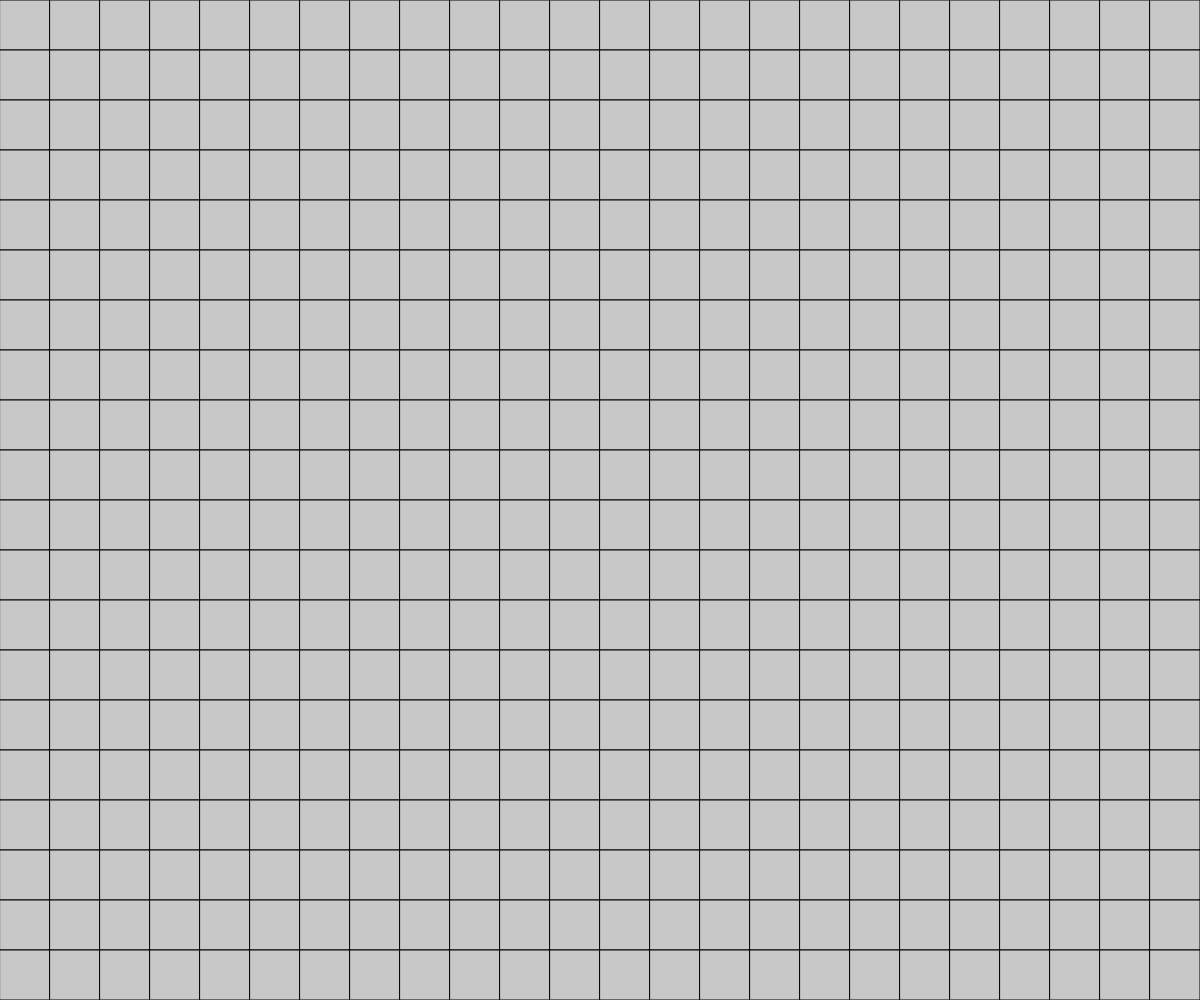
Frame 1 (no input)
Frame 60 (no input): identical to frame 1, image omitted
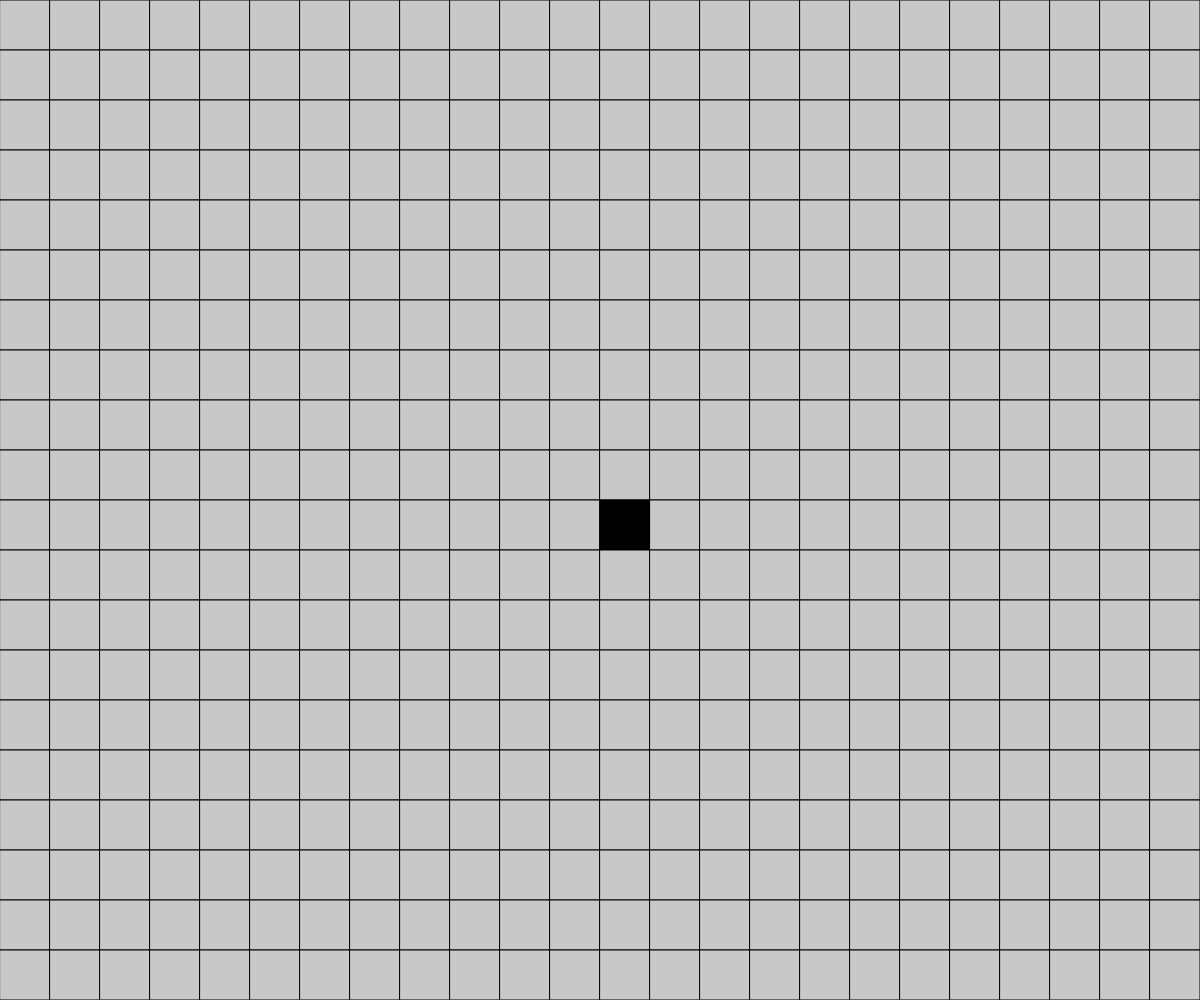
Frame 120 (the mouse pressed at the canvas centre since frame 60)

The p5.js sketch that drew these frames (run headless with seeded random() and noise() and a simulated clock; from frame 60 on, the mouse is pressed at the canvas centre):

// p5.js sketch
// ── sketch.js
let grid = [];
let startX = -1;
let startY = -1;
let endX = -1;
let endY = -1;

const blockSize = 50;
let gridWidth = 20;
let gridHeight = 10;

function setup() {
    createCanvas(windowWidth, windowHeight);

    gridWidth = floor(float(width)/float(blockSize));
    gridHeight = floor(float(height)/float(blockSize));

    for (let i=0; i < gridWidth; i++) {
        grid.push([])
        for (let j=0; j < gridHeight; j++) {
            grid[i].push(new Tile(i,j));
        }
    }
}

function windowResized() {
	resizeCanvas(windowWidth, windowHeight);
}

function draw_grid() {
    for (let i = 0; i < grid.length; i++) {
        for (let j = 0; j < grid[i].length; j++) {
            tile = grid[i][j];

            if (tile.type == 0) {
                fill(200);
            }
            else if (tile.type == 1) {
                fill(0)
            }

            if (endX == i && endY == j) {
                fill(255,0,0)
            }
            if (startX == i && startY == j) {
                fill(0,255,0)
            }

            stroke(0);
            rect(tile.x*blockSize, tile.y*blockSize, blockSize, blockSize);
        }
    }

}

function draw() {
    background(200);

    i = floor(mouseX/blockSize);
    j = floor(mouseY/blockSize);
    if (mouseIsPressed) {
        if (!(i < 0 || i >= grid.length || j < 0 || j >= grid[0].length)) {
            // console.log(i,j,grid.length,grid[0].length);
            if (keyIsDown(UP_ARROW)) {
                grid[i][j].type = 0;
            }
            else {
                grid[i][j].type = 1;
            }

            if (startX == i && startY == j) {
                startX = -1;
                startY = -1;
            }
            if (endX == i && endY == j) {
                endX = -1;
                endY = -1;
            }
        }
    }

    if (!(i < 0 || i >= grid.length || j < 0 || j >= grid[0].length)) {
        if (keyIsDown(LEFT_ARROW)) {
            startX = i;
            startY = j;
            grid[i][j].type = 0;
        }
        if (keyIsDown(RIGHT_ARROW)) {
            endX = i;
            endY = j;
            grid[i][j].type = 0;
        }
    }

    draw_grid();
}
// ── tile.js
function Tile(x,y) {
    this.x = x
    this.y = y
    this.type = 0
}
